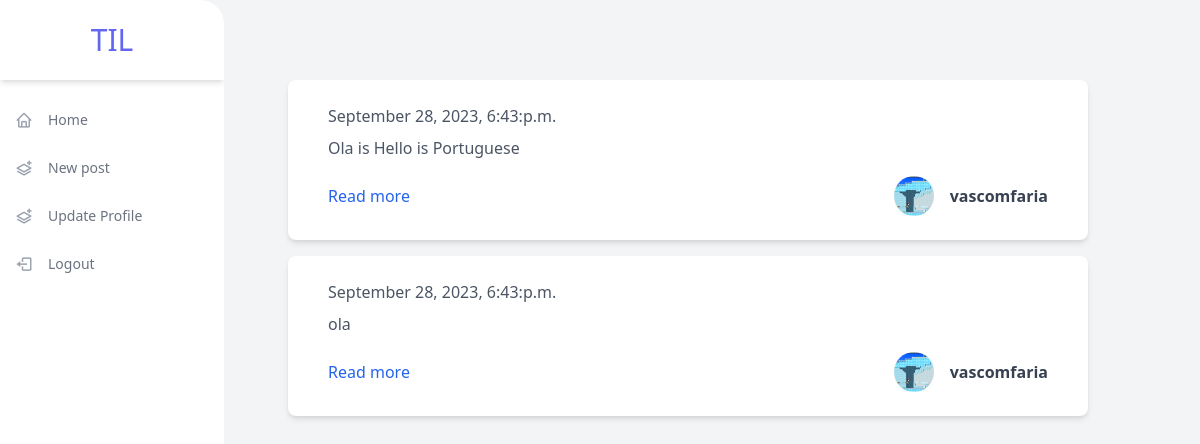
The page / (signed in) on the database its author committed.
### feed/models.py (models this page shows, shortened)
class Post(models.Model):
    text = models.CharField(max_length=240)
    date = models.DateTimeField(auto_now=True)
    author = models.ForeignKey(
        User,
        on_delete=models.CASCADE,
    )

### feed/views.py (the view)
# urls.py: path("", views.HomePage.as_view(), name="index"),
class HomePage(TemplateView):
    http_method_names = ["get"]
    template_name = "feed/homepage.html"
    def dispatch(self, request, *args, **kwargs):
        self.request = request
        return super().dispatch(request, *args, **kwargs)
    def get_context_data(self, *args, **kwargs):
        context = super().get_context_data(*args, **kwargs)
        if self.request.user.is_authenticated:
            following = list(
                Follower.objects.filter(followed_by=self.request.user).values_list('following', flat=True)
            )
            if not following:
                posts = Post.objects.all().order_by('-id')[0:30]
            else:
                posts = Post.objects.filter(author__in=following).order_by('-id')[0:60]
        else:
            posts = Post.objects.all().order_by('-id')[0:30]
        context['posts'] = posts
        return context

### feed/templates/feed/homepage.html (shortened to what this page needs)
{% extends "base.html" %}
{% block body %}
    <div id="posts-container">
        {% for post in posts %}
            {% include "includes/post.html" with post=post show_detail_link=True %}
        {% endfor %}
    </div>
{% endblock %}

### til/templates/includes/post.html
{%load static %}
{% load thumbnail %}
<div class="max-w-4xl px-10 my-4 py-6 bg-white rounded-lg shadow-md" style='width: 50rem'>
    <div class="flex justify-between items-center">
        <span class="font-light text-gray-600">{{ post.date|date:"F j, Y, g:i:a" }}</span>
    </div>
    <div class="mt-2">
        <p class="mt-2 text-gray-600">{{ post.text }}</p>
    </div>
    <div class="flex justify-between items-center mt-4">
        {% if show_detail_link %}
            <a class="text-blue-600 hover:underline" href="{% url 'feed:detail' post.id %}">
                Read more
            </a>
        {% else %}
            <span>&nbsp;</span>
        {% endif %}
        <div>
            <a class="flex items-center" href="{% url 'profiles:detail' post.author.username %}">
                {% thumbnail post.author.profile.image "373x373" crop="center" as im %}
                    <img class="mx-4 w-10 h-10 object-cover rounded-full hidden sm:block" src="{{ im.url }}" alt="avatar">
                {% endthumbnail %}
                <h1 class="text-gray-700 font-bold">{{ post.author.username }}</h1>
            </a>
        </div>
    </div>
</div>

### rows shown on the page
Post: date "September 28, 2023, 6:43:p.m.", text "Ola is Hello is Portuguese", author.username "vascomfaria"
Post: date "September 28, 2023, 6:43:p.m.", text "ola", author.username "vascomfaria"
